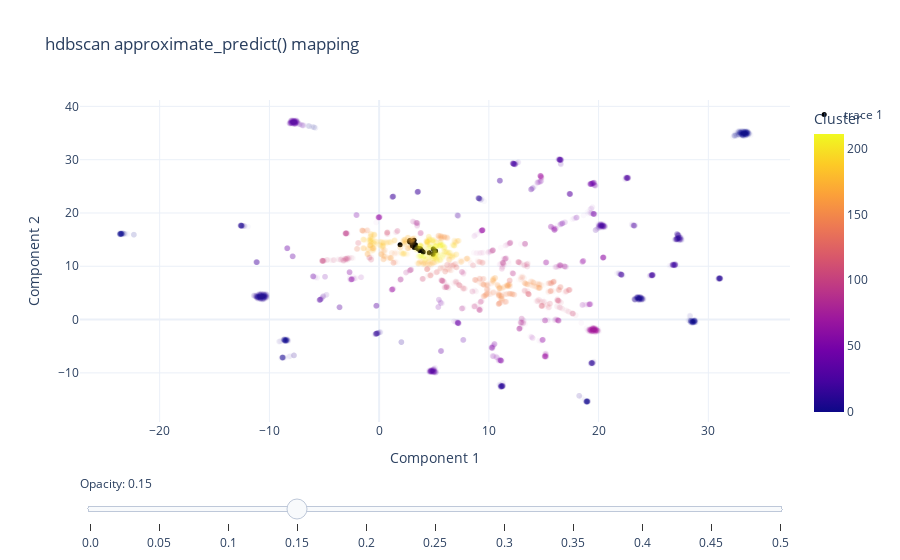

Notebook cell for this chart:
### Code cell
# Plot the training points
fig2 = px.scatter(
    data_frame = filtered,
    x = "Component 1",
    y = "Component 2",
    color = "Cluster",
    hover_data = ["Target", "Media"],
    opacity = 0.03,
    template="plotly_white",
    title="hdbscan approximate_predict() mapping"
) 

# Add the test points as a scatter trace
fig2.add_trace(
    go.Scatter(
        x=test_points[:, 0],  # x coordinates
        y=test_points[:, 1],  # y coordinates
        mode='markers',
        marker=dict(
            color='black',  
            size=5,  
            opacity=1.0 
        ),
        text=test_df["Target"]  # hover text
    )
)

# Opacity slider
steps = []
for i in range(11):  # 0 to 1 in steps of 0.1
    step = dict(
        method="restyle",
        args=[{"marker.opacity": [i/20]}, [0]],  # Adjust opacity of the first trace only
        label=str(i/20)
    )
    steps.append(step)
sliders = [dict(
    active=3,  # initial value corresponding to opacity=0.3
    currentvalue={"prefix": "Opacity: "},
    pad={"t": 50},
    steps=steps
)]
fig2.update_layout(
    sliders=sliders,
    title="hdbscan approximate_predict() mapping"
)

fig2.show()

### Figure 1 — Plotly figure (JSON) as saved in the notebook; plotly's stock layout.template omitted (floating-point values rounded to 4 significant figures; data arrays with more than 128 entries replaced by an {"elided": "..."} marker saying what was removed)
{"data": [{"customdata": {"elided": "7461x2 str values"}, "hovertemplate": "Component 1=%{x}<br>Component 2=%{y}<br>Target=%{customdata[0]}<br>Media=%{customdata[1]}<br>Cluster=%{marker.color}<extra></extra>", "legendgroup": "", "marker": {"color": {"elided": "7461 int values"}, "coloraxis": "coloraxis", "opacity": 0.03, "symbol": "circle"}, "mode": "markers", "name": "", "showlegend": false, "type": "scattergl", "x": {"elided": "7461 float values"}, "xaxis": "x", "y": {"elided": "7461 float values"}, "yaxis": "y"}, {"marker": {"color": "black", "opacity": 1, "size": 5}, "mode": "markers", "text": ["KBase_derived_Bin.001.fastaBA_F_extracted_bins.AssemblySet_DRAM.gff", "KBase_derived_Bin.002.fastaBA_F_extracted_bins.AssemblySet_DRAM.gff", "KBase_derived_Bin.004.fastaBA_F_extracted_bins.AssemblySet_DRAM.gff", "KBase_derived_Bin.005.fastaBA_F_extracted_bins.AssemblySet_DRAM.gff", "KBase_derived_Bin.006.fastaBA_F_extracted_bins.AssemblySet_DRAM.gff", "KBase_derived_Bin.008.fastaBA_F_extracted_bins.AssemblySet_DRAM.gff", "KBase_derived_Bin.009.fastaBA_F_extracted_bins.AssemblySet_DRAM.gff", "KBase_derived_Bin.011.fastaBA_F_extracted_bins.AssemblySet_DRAM.gff", "KBase_derived_Bin.012.fastaBA_F_extracted_bins.AssemblySet_DRAM.gff", "KBase_derived_Bin.013.fastaBA_F_extracted_bins.AssemblySet_DRAM.gff", "KBase_derived_Bin.014.fastaBA_F_extracted_bins.AssemblySet_DRAM.gff", "KBase_derived_Bin.015.fastaBA_F_extracted_bins.AssemblySet_DRAM.gff", "KBase_derived_Bin.016.fastaBA_F_extracted_bins.AssemblySet_DRAM.gff", "KBase_derived_Bin.017.fastaBA_F_extracted_bins.AssemblySet_DRAM.gff", "KBase_derived_Bin.018.fastaBA_F_extracted_bins.AssemblySet_DRAM.gff", "KBase_derived_Bin.020.fastaBA_F_extracted_bins.AssemblySet_DRAM.gff", "KBase_derived_Bin.021.fastaBA_F_extracted_bins.AssemblySet_DRAM.gff", "KBase_derived_Bin.022.fastaBA_F_extracted_bins.AssemblySet_DRAM.gff", "KBase_derived_Bin.023.fastaBA_F_extracted_bins.AssemblySet_DRAM.gff", "KBase_derived_Bin.024.fastaBA_F_extracted_bins.AssemblySet_DRAM.gff", "KBase_derived_Bin.025.fastaBA_F_extracted_bins.AssemblySet_DRAM.gff", "KBase_derived_Bin.026.fastaBA_F_extracted_bins.AssemblySet_DRAM.gff", "KBase_derived_Bin.028.fastaBA_F_extracted_bins.AssemblySet_DRAM.gff"], "type": "scatter", "x": [3.895, 2.804, 3.019, 4.016, 4.92, 2.847, 3.532, 4.935, 2.847, 3.751, 3.145, 2.75, 1.91, 4.574, 3.487, 3.118, 3.709, 2.809, 5.145, 3.316, 3.208, 5.056, 3.186], "y": [12.93, 14.83, 13.85, 12.67, 12.28, 14.57, 13.34, 13.25, 14.62, 13.31, 14.02, 14.69, 14.02, 12.53, 13.45, 14.67, 12.97, 14.57, 12.85, 14.03, 13.52, 12.92, 14.88]}], "layout": {"coloraxis": {"colorbar": {"title": {"text": "Cluster"}}, "colorscale": [[0, "#0d0887"], [0.1111, "#46039f"], [0.2222, "#7201a8"], [0.3333, "#9c179e"], [0.4444, "#bd3786"], [0.5556, "#d8576b"], [0.6667, "#ed7953"], [0.7778, "#fb9f3a"], [0.8889, "#fdca26"], [1, "#f0f921"]]}, "legend": {"tracegroupgap": 0}, "sliders": [{"active": 3, "currentvalue": {"prefix": "Opacity: "}, "pad": {"t": 50}, "steps": [{"args": [{"marker.opacity": [0]}, [0]], "label": "0.0", "method": "restyle"}, {"args": [{"marker.opacity": [0.05]}, [0]], "label": "0.05", "method": "restyle"}, {"args": [{"marker.opacity": [0.1]}, [0]], "label": "0.1", "method": "restyle"}, {"args": [{"marker.opacity": [0.15]}, [0]], "label": "0.15", "method": "restyle"}, {"args": [{"marker.opacity": [0.2]}, [0]], "label": "0.2", "method": "restyle"}, {"args": [{"marker.opacity": [0.25]}, [0]], "label": "0.25", "method": "restyle"}, {"args": [{"marker.opacity": [0.3]}, [0]], "label": "0.3", "method": "restyle"}, {"args": [{"marker.opacity": [0.35]}, [0]], "label": "0.35", "method": "restyle"}, {"args": [{"marker.opacity": [0.4]}, [0]], "label": "0.4", "method": "restyle"}, {"args": [{"marker.opacity": [0.45]}, [0]], "label": "0.45", "method": "restyle"}, {"args": [{"marker.opacity": [0.5]}, [0]], "label": "0.5", "method": "restyle"}]}], "title": {"text": "hdbscan approximate_predict() mapping"}, "xaxis": {"anchor": "y", "domain": [0, 1], "title": {"text": "Component 1"}}, "yaxis": {"anchor": "x", "domain": [0, 1], "title": {"text": "Component 2"}}}}
